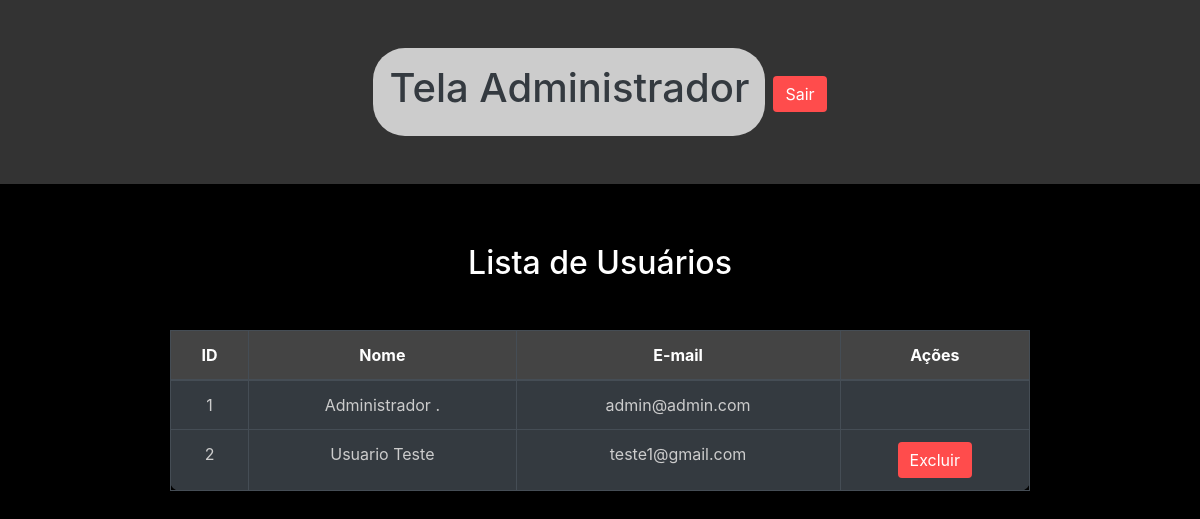
The app's page /admin (signed in), older data.
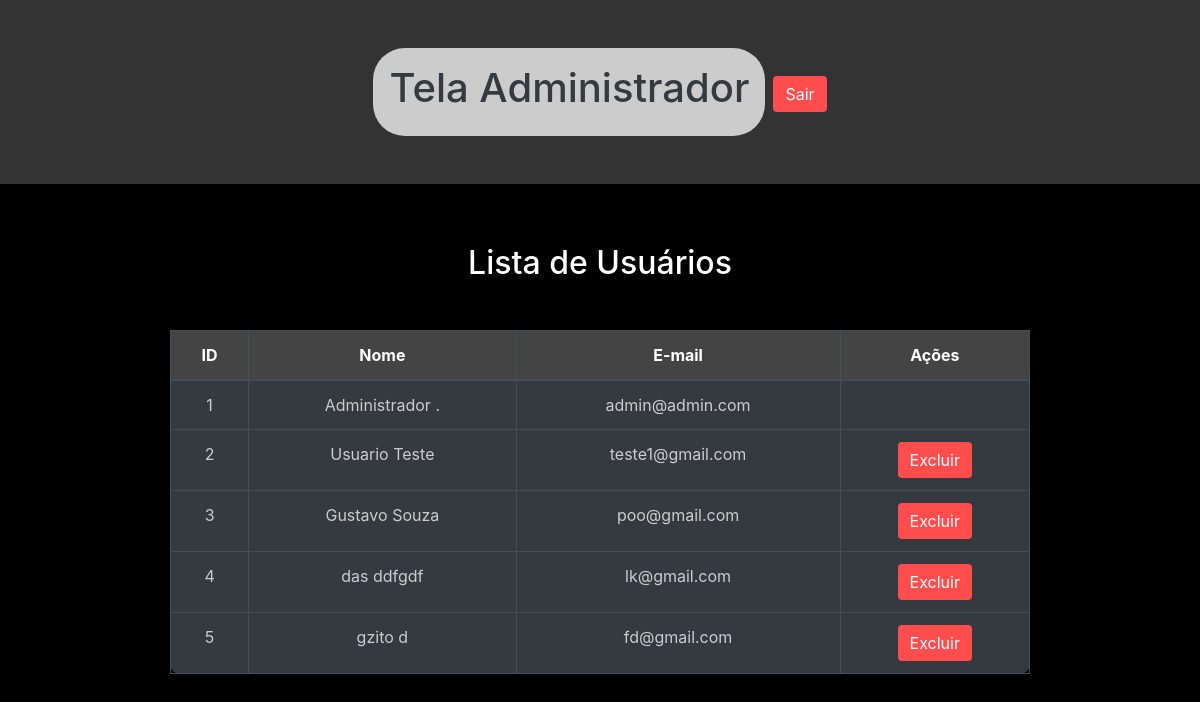
The same page, newer data.
### network/models.py (models this page shows)
class User(db.Model, UserMixin):
    id = db.Column(db.Integer, primary_key=True)
    nome = db.Column(db.String, nullable=True)
    sobrenome = db.Column(db.String, nullable=True)
    email = db.Column(db.String, nullable=True)
    senha = db.Column(db.String, nullable=True)
    last_login = db.Column(db.DateTime, nullable=True)
    imagem = db.Column(db.String, nullable=True, default='default.png')
    posts = db.relationship('Post', backref='user', lazy=True)
    post_comentarios = db.relationship('PostComentarios', backref='user', lazy=True)

### network/routes.py (the view)
@app.route('/admin')
@login_required
def pagina_admin():
    usuarios = User.query.all()
    return render_template('admin.html', usuarios=usuarios)

### network/models.py (called while the page is built)
@login_manager.user_loader
def load_user(user_id):
    return User.query.get(user_id)

### network/templates/admin.html (shortened to what this page needs)
<!DOCTYPE html>
<html lang="en">
<head>
    <link rel="stylesheet" href="https://stackpath.bootstrapcdn.com/bootstrap/4.5.2/css/bootstrap.min.css">
    <link rel="stylesheet" href="{{ url_for('static', filename='styles/styleAdmin.css') }}">
</head>
<body>
    <header>
        <div id="fundo-header">
            <h1 class="text-dark">Tela Administrador</h1>
        </div>
        <div class="margin-top-logout pl-2">
            <a href="{{ url_for('logout') }}" class="btn btn-danger">Sair</a>
        </div>
    </header>
    <div class="table-container">
        <h2>Lista de Usuários</h2>
        <table class="table table-dark table-hover table-bordered mt-5 ">
            <thead>
                <tr>
                    <th>ID</th>
                    <th>Nome</th>
                    <th>E-mail</th>
                    <th>Ações</th>
                </tr>
            </thead>
            <tbody>
                {% for usuario in usuarios %}
                <tr>
                    <td>{{ usuario.id }}</td>
                    <td>{{ usuario.nome }} {{ usuario.sobrenome }}</td>
                    <td>{{ usuario.email }}</td>
                    <td>
                        {% if usuario.email != 'admin@admin.com' %}
                        <button type="button" class="btn btn-danger" data-bs-toggle="modal" data-bs-target="#confirmDeleteModal{{ usuario.id }}">
                            Excluir
                        </button>
                        {% endif %}
                    </td>
                </tr>
                {% else %}
                <tr>
                    <td colspan="4">Nenhum usuário encontrado.</td>
                </tr>
                {% endfor %}
            </tbody>
        </table>
    </div>
</body>
</html>

Row changes from the older to the newer data that the page shows:
added User: id "3", nome "Gustavo", sobrenome "Souza", email "poo@gmail.com"
added User: id "4", nome "das", sobrenome "ddfgdf", email "lk@gmail.com"
added User: id "5", nome "gzito", sobrenome "d", email "fd@gmail.com"
